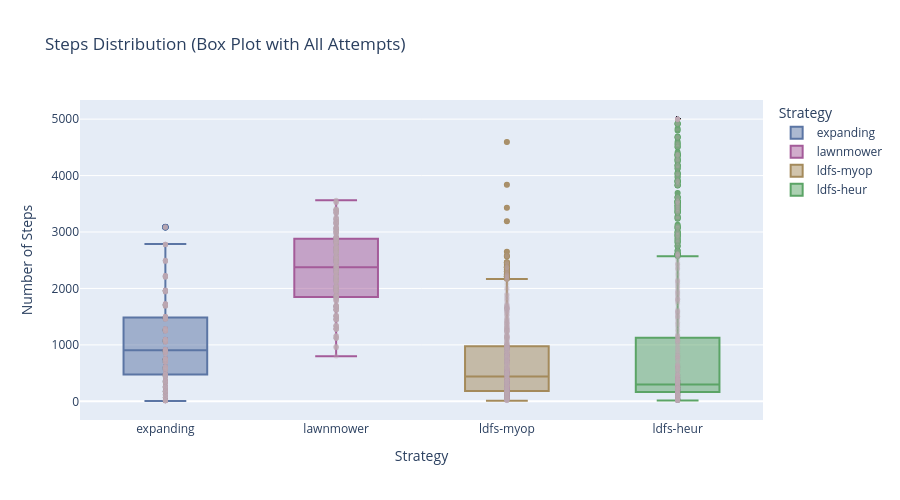

Here is the notebook cell this chart was saved with:
### Markdown cell above
Y, por último, también se añaden los boxplot, que ayudan a entender la distribución con más información (rango, percentiles, outliers, etc.).

### Code cell
# Crear un diccionario para mapear las estrategias a los colores
strategy_to_color = dict(zip(strategies, colors_total))

point_color = '#BFACB5'


fig_box = px.box(successful_df_exp1,
                 x='Strategy',
                 y='Steps',
                 title='Steps Distribution (Box Plot)',
                 labels={'Steps': 'Number of Steps'},
                 height=500,
                 category_orders={'Strategy': strategies},  
                 color='Strategy',
                 color_discrete_map=strategy_to_color
)

# Añadir los puntos de dispersión para todos los casos de prueba (incluyendo los fallidos)
for strategy in combined_data_exp1['Strategy'].unique():
    strategy_data = combined_data_exp1[combined_data_exp1['Strategy'] == strategy]
    

    fig_box.add_trace(
        go.Scatter(
            x=[strategy] * len(strategy_data),
            y=strategy_data['Steps'],
            mode='markers',
            marker=dict(
                color=point_color,
                opacity=0.2,
                size=5
            ),
            showlegend=False,
        )
    )

fig_box.update_layout(
    height=500,
    title='Steps Distribution (Box Plot with All Attempts)',
    yaxis_title='Number of Steps',
)

fig_box.show()

### Figure 1 — Plotly figure (JSON) as saved in the notebook; plotly's stock layout.template omitted (floating-point values rounded to 4 significant figures; data arrays with more than 128 entries replaced by an {"elided": "..."} marker saying what was removed)
{"data": [{"alignmentgroup": "True", "hovertemplate": "Strategy=%{x}<br>Number of Steps=%{y}<extra></extra>", "legendgroup": "expanding", "marker": {"color": "#5B75A4"}, "name": "expanding", "notched": false, "offsetgroup": "expanding", "orientation": "v", "showlegend": true, "type": "box", "x": {"elided": "1000 str values"}, "x0": " ", "xaxis": "x", "y": {"elided": "1000 int values"}, "y0": " ", "yaxis": "y"}, {"alignmentgroup": "True", "hovertemplate": "Strategy=%{x}<br>Number of Steps=%{y}<extra></extra>", "legendgroup": "lawnmower", "marker": {"color": "#A45B99"}, "name": "lawnmower", "notched": false, "offsetgroup": "lawnmower", "orientation": "v", "showlegend": true, "type": "box", "x": {"elided": "1000 str values"}, "x0": " ", "xaxis": "x", "y": {"elided": "1000 int values"}, "y0": " ", "yaxis": "y"}, {"alignmentgroup": "True", "hovertemplate": "Strategy=%{x}<br>Number of Steps=%{y}<extra></extra>", "legendgroup": "ldfs-myop", "marker": {"color": "#A48A5B"}, "name": "ldfs-myop", "notched": false, "offsetgroup": "ldfs-myop", "orientation": "v", "showlegend": true, "type": "box", "x": {"elided": "1000 str values"}, "x0": " ", "xaxis": "x", "y": {"elided": "1000 int values"}, "y0": " ", "yaxis": "y"}, {"alignmentgroup": "True", "hovertemplate": "Strategy=%{x}<br>Number of Steps=%{y}<extra></extra>", "legendgroup": "ldfs-heur", "marker": {"color": "#5BA466"}, "name": "ldfs-heur", "notched": false, "offsetgroup": "ldfs-heur", "orientation": "v", "showlegend": true, "type": "box", "x": {"elided": "799 str values"}, "x0": " ", "xaxis": "x", "y": {"elided": "799 int values"}, "y0": " ", "yaxis": "y"}, {"marker": {"color": "#BFACB5", "opacity": 0.2, "size": 5}, "mode": "markers", "showlegend": false, "type": "scatter", "x": {"elided": "1000 str values"}, "y": {"elided": "1000 int values"}}, {"marker": {"color": "#BFACB5", "opacity": 0.2, "size": 5}, "mode": "markers", "showlegend": false, "type": "scatter", "x": {"elided": "1000 str values"}, "y": {"elided": "1000 int values"}}, {"marker": {"color": "#BFACB5", "opacity": 0.2, "size": 5}, "mode": "markers", "showlegend": false, "type": "scatter", "x": {"elided": "1000 str values"}, "y": {"elided": "1000 int values"}}, {"marker": {"color": "#BFACB5", "opacity": 0.2, "size": 5}, "mode": "markers", "showlegend": false, "type": "scatter", "x": {"elided": "1000 str values"}, "y": {"elided": "1000 int values"}}], "layout": {"boxmode": "overlay", "height": 500, "legend": {"title": {"text": "Strategy"}, "tracegroupgap": 0}, "title": {"text": "Steps Distribution (Box Plot with All Attempts)"}, "xaxis": {"anchor": "y", "categoryarray": ["expanding", "lawnmower", "ldfs-myop", "ldfs-heur"], "categoryorder": "array", "domain": [0, 1], "title": {"text": "Strategy"}}, "yaxis": {"anchor": "x", "domain": [0, 1], "title": {"text": "Number of Steps"}}}}
